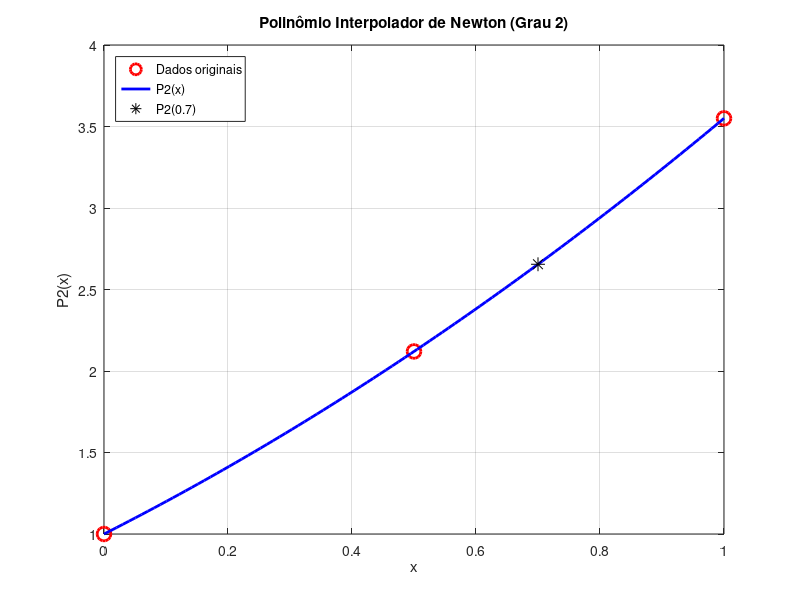

This chart was generated by the following MATLAB code:
% Dados fornecidos
x = [0, 0.5, 1.0];   % Pontos x_i
f = [1.0, 2.12, 3.55]; % Valores f(x_i)

% Algoritmo de Newton para interpolação
n = length(x);
difdiv = zeros(n, n);
difdiv(:,1) = f'; % Primeira coluna = f(x_i)

% Calcula diferenças divididas
for j = 2:n
    for i = 1:n-j+1
        difdiv(i,j) = (difdiv(i+1,j-1) - difdiv(i,j-1)) / (x(i+j-1) - x(i));
    end
end

% Coeficientes do polinômio de Newton
a0 = difdiv(1,1);
a1 = difdiv(1,2);
a2 = difdiv(1,3);

% Expressão do polinômio (sem pacote simbólico)
disp('Polinômio Interpolador P2(x):');
disp(['P2(x) = ', num2str(a0), ' + ', num2str(a1), '*(x - ', num2str(x(1)), ') + ', ...
      num2str(a2), '*(x - ', num2str(x(1)), ')*(x - ', num2str(x(2)), ')']);

% Forma expandida (calculada manualmente)
% P2(x) = a0 + a1*(x - x0) + a2*(x - x0)*(x - x1)
% Expandindo: P2(x) = (a2)*x^2 + (a1 - a2*(x0 + x1))*x + (a0 - a1*x0 + a2*x0*x1)
coef_x2 = a2;
coef_x1 = a1 - a2*(x(1) + x(2));
coef_x0 = a0 - a1*x(1) + a2*x(1)*x(2);

disp('Forma expandida:');
disp(['P2(x) = ', num2str(coef_x2), 'x^2 + ', num2str(coef_x1), 'x + ', num2str(coef_x0)]);

% Avalia P2(0.7)
x_eval = 0.7;
P2_07 = a0 + a1*(x_eval - x(1)) + a2*(x_eval - x(1))*(x_eval - x(2));
fprintf('\nP2(0.7) = %.4f\n', P2_07);

% Plot do polinômio e pontos
xx = linspace(0, 1, 100);
P2_xx = a0 + a1*(xx - x(1)) + a2*(xx - x(1)).*(xx - x(2));

figure;
plot(x, f, 'ro', 'MarkerSize', 10, 'LineWidth', 2); % Pontos originais
hold on;
plot(xx, P2_xx, 'b-', 'LineWidth', 2); % Polinômio
plot(x_eval, P2_07, 'k*', 'MarkerSize', 10); % P2(0.7)
xlabel('x');
ylabel('P2(x)');
title('Polinômio Interpolador de Newton (Grau 2)');
legend('Dados originais', 'P2(x)', 'P2(0.7)', 'Location', 'NorthWest');
grid on;
